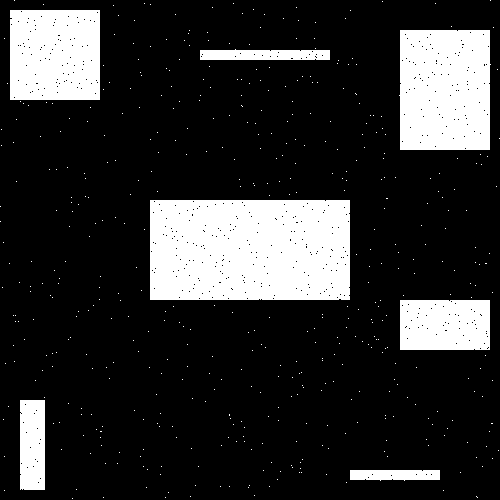
#> input picture Image-Processing/2-Neighborhood/imagens/ruidoBin.png, 500 x 500 px
$ python neighbor.py   (Python 2 division)
#> lines starting #> are read from the running program, lines starting #| are printed output that depends on the picture; after the words box and inside, x2 and y2 are one past the last pixel; in counts of white or black regions, pixels touching at a corner belong together
import numpy as np
import cv2

positions = [(-1,0), (0,-1), (1,0), (0,1), (-1,-1), (-1,1), (1,-1), (1,1)]

def viziVonNeumann(pixel, img, x, y): # 4 tiles around

	if pixel != img[y][x]:
		return False

	for k in range(0,4):
		i, j = positions[k]

		if pixel == img[y + j][x + i]:
			return False

	return True

def viziMoore(pixel, img, x, y): # 8 tiles around

	if pixel != img[y][x]:
		return False


	for k in range(0, 8):
		i, j = positions[k]

		if pixel == img[y + j][x + i]:
			return False

	return True

def dotCounter(img, color):
	color4 = 0
	color8 = 0

	for i in range(0,img.shape[0]):
		for j in range(0, img.shape[1]):

			if 	viziVonNeumann(color, img, j, i):
				color4 += 1

			if viziMoore(color, img, j, i):
				color8 += 1


	return color4, color8


borderless = cv2.imread('imagens/ruidoBin.png',0)
#> borderless: shape (500, 500); 19.1% white; 494 white regions (487 under 20 px), largest, box (x1, y1, x2, y2) and area: (150, 200, 350, 300) 19792, (399, 30, 491, 150) 10703, (10, 10, 100, 100) 8011
img = cv2.copyMakeBorder(borderless, 1,1,1,1, cv2.BORDER_CONSTANT, -1)
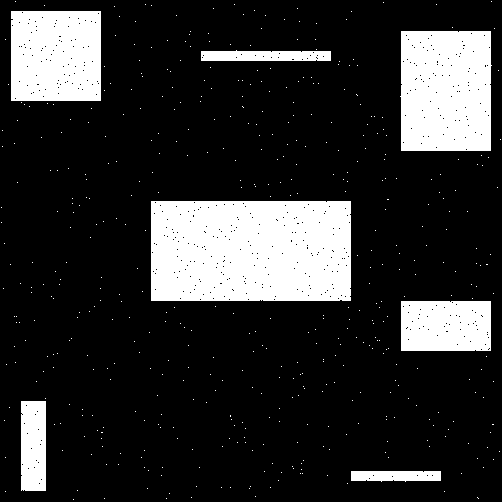
#> img: shape (502, 502); 19% white; 494 white regions (487 under 20 px), largest, box (x1, y1, x2, y2) and area: (151, 201, 351, 301) 19792, (400, 31, 492, 151) 10703, (11, 11, 101, 101) 8011

black4, black8 =  dotCounter(img, 0)
#> black4 = 451; black8 = 430
white4, white8 =  dotCounter(img, 255)
#> white4 = 485; white8 = 479

print "\nVizinhanca de Von Neumann:"
print "\tBlack: " + str(black8)
#| 	Black: 430
print "\tWhite: " + str(white8) + "\n"
#| 	White: 479

print "Vizinhanca de Moore: "
print "\tBlack: " + str(black4)
#| 	Black: 451
print "\tWhite: " + str(white4)
#| 	White: 485


#cv2.imshow('ruido', img)
#cv2.waitKey(0)
#cv2.destroyAllWindows()
